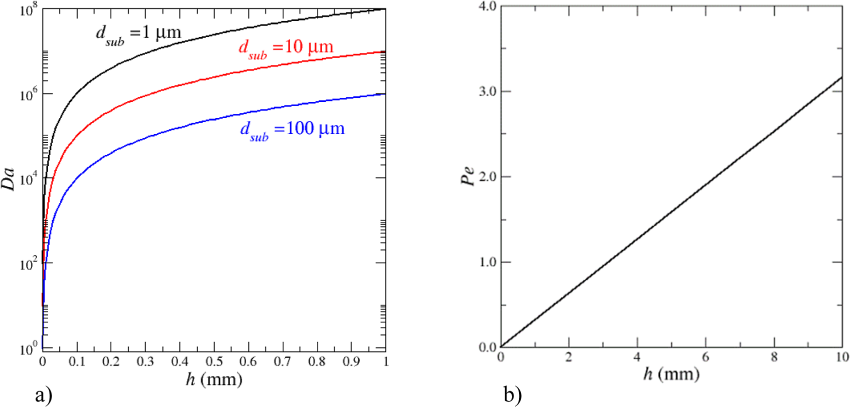
#> input picture applied_marc_prat/prat2026/data/raw_p4-000.png, 1700 x 813 px (shown at 1/2 size); the run also reads 4 pictures not shown here
$ python digitize.py
#> lines starting #> are read from the running program, lines starting #| are printed output that depends on the picture; after the words box and inside, x2 and y2 are one past the last pixel; in counts of white or black regions, pixels touching at a corner belong together
"""Extract data from the published figure bitmaps of Prat (2026).

The paper's figures are 300 dpi rasters -- there is no vector content to read
exact coordinates from -- and the experimental data behind Figures 8 and 9 is
not available anywhere else (ref 18 is paywalled, ref 41 is a French PhD
thesis). So the points have to come off the images.

Doing that by hand in a GUI would be unreproducible: nobody could rerun it and
get the same numbers. Instead everything here is scripted and self-verifying:

  1. axis calibration is derived from the figures' own MAJOR TICK MARKS
     (discriminated from minor ticks by length), fitted linearly, and the fit
     RESIDUAL IS REPORTED -- if a calibration were wrong the residual would
     blow up rather than silently biasing every extracted point;
  2. curves and markers are separated BY COLOUR (experiment is black, the model
     lines are red and blue), so the two never contaminate each other;
  3. every extraction writes an OVERLAY image with the recovered points drawn
     back onto the original figure, for visual confirmation.

Run:  ../.venv/bin/python digitize.py
"""

import pathlib
import sys

import matplotlib

matplotlib.use("Agg")
import matplotlib.pyplot as plt
import numpy as np
from PIL import Image
from scipy import ndimage

HERE = pathlib.Path(__file__).resolve().parent
DATA = HERE / "data"
OVERLAYS = DATA / "overlays"
PDF = HERE.parent / "reference" / (
    "Prat - 2026 - The Evaporation-Driven Growth Law of Porous Salt Structures.pdf"
)

# =============================================================================
# Panel calibration
# =============================================================================
# frame:    (row_top, row_bottom, col_left, col_right) of the axes box
# x/y_ref:  (pixel_at_first_major, value, pixel_at_last_major, value)
#           taken from the frame corners where the corner IS a labelled value,
#           which the major-tick fit then confirms.
# major_len: minimum tick length in px that counts as a major tick.

PANELS = {
    "fig02a": dict(
        image="raw_p4-000.png",
        frame=(16, 695, 85, 771),
        x=dict(lo_px=85, lo_val=0.0, hi_px=771, hi_val=1.0, major_len=15),
        y=dict(lo_px=694.5, lo_val=0.0, hi_px=16.0, hi_val=8.0, major_len=15),  # log10(Da)
        note="Da vs h for d_sub = 1/10/100 um. Da contains no beta, so it isolates it.",
        exclude=[],
        tick_check=False,  # log y; anchored on the decade labels (10^0 .. 10^8)
    ),
    "fig04": dict(
        image="raw_p6-000.png",
        frame=(12, 733, 93, 813),
        x=dict(lo_px=93, lo_val=0.0, hi_px=813, hi_val=1000.0, major_len=15),
        y=dict(lo_px=733, lo_val=0.0, hi_px=12, hi_val=300.0, major_len=15),
        note="Da* vs d_sub (um). Main panel only; the two insets are excluded.",
        exclude=[(30, 320, 230, 540), (400, 650, 520, 815)],
    ),
    "fig04_inset_F": dict(
        image="raw_p6-000.png",
        frame=(42, 300, 268, 526),
        x=dict(lo_px=268, lo_val=0.0, hi_px=526, hi_val=3.0, major_len=8),  # log10(d_sub/um)
        y=dict(lo_px=300, lo_val=0.0, hi_px=42, hi_val=1.0, major_len=8),
        note="Left inset of Figure 4: F = sqrt(Da*)/(1+sqrt(Da*)) vs d_sub, log x.",
        exclude=[],
        tick_check=False,  # log axis: the "majors" found are decade minors, so
        # the uniform-step residual test does not apply. Anchored on the frame.
    ),
    "fig05b": dict(
        image="raw_p7-000.png",
        frame=(10, 756, 1162, 1910),
        x=dict(lo_px=1162, lo_val=0.999, hi_px=1910, hi_val=1.000, major_len=15),
        y=dict(lo_px=609.5, lo_val=1.00000, hi_px=10.5, hi_val=1.00004, major_len=20),
        note="Concentration profile C/C_eq vs z/h. Used to infer the h the paper used.",
        exclude=[],
        tick_check=False,  # ticks point OUTWARD here, so the inward scan finds
        # nothing real; calibration was verified against the tick LABEL centres
        # instead (x: 1155/1314/1462/1612/1762/1911 px vs 1162/1312/1461/1611/
        # 1760/1910 predicted; y: 5 labels evenly spaced 149.75 px per 1e-5).
    ),
    "fig04_inset_zoom": dict(
        image="raw_p6-000.png",
        frame=(413, 620, 577, 783),
        x=dict(lo_px=577, lo_val=0.0, hi_px=783, hi_val=100.0, major_len=8),
        y=dict(lo_px=620, lo_val=-1.0, hi_px=413, hi_val=2.0, major_len=8),  # log10(Da*)
        note="Right inset of Figure 4: Da* vs d_sub over [0,100] um, LOG y (0.1-100).",
        exclude=[],
        tick_check=False,  # log y; the frame corners are the decade labels
    ),
    "fig08a": dict(
        image="raw_p9-000.png",
        frame=(11, 694, 100, 782),
        x=dict(lo_px=100, lo_val=0.0, hi_px=782, hi_val=25.0, major_len=12),
        y=dict(lo_px=694, lo_val=0.0, hi_px=12, hi_val=0.30, major_len=12),
        note="Precipitated salt (g) vs time (hr), Norouzi Rad et al. (ref 18).",
        exclude=[],
    ),
    "fig08b": dict(
        image="raw_p9-000.png",
        frame=(11, 693, 1002, 1685),
        x=dict(lo_px=1002, lo_val=0.0, hi_px=1685, hi_val=25.0, major_len=12),
        y=dict(lo_px=693, lo_val=0.0, hi_px=11, hi_val=3.0, major_len=12),
        note="Equivalent thickness h_equ (mm) vs time (hr). Inset excluded.",
        exclude=[(25, 335, 1012, 1400)],
    ),
    "fig09a": dict(
        image="raw_p9-001.png",
        frame=(11, 699, 87, 766),
        x=dict(lo_px=87, lo_val=0.0, hi_px=766, hi_val=40.0, major_len=15),
        y=dict(lo_px=699, lo_val=0.0, hi_px=20, hi_val=0.40, major_len=15),
        note="Evaporated mass (g) vs time (hr), Diouf thesis (ref 41).",
        exclude=[],  # the schematic overlaps the curve; handled by trace continuity
    ),
    "fig09b": dict(
        image="raw_p9-001.png",
        frame=(11, 697, 1027, 1713),
        x=dict(lo_px=1027, lo_val=0.0, hi_px=1713, hi_val=40.0, major_len=12),
        y=dict(lo_px=697, lo_val=0.0, hi_px=11, hi_val=2.2, major_len=12),
        note="Surface heave h/h_top (mm) vs time (hr). Photo inset excluded.",
        exclude=[(415, 690, 1470, 1685)],
    ),
}


# =============================================================================
# Image helpers
# =============================================================================


def load(name):
#> called with name = 'raw_p4-000.png'
    return np.asarray(Image.open(DATA / name).convert("RGB")).astype(int)


def mask_black(im):
    """Near-neutral dark pixels: the experimental markers and axes."""
    mx, mn = im.max(axis=2), im.min(axis=2)
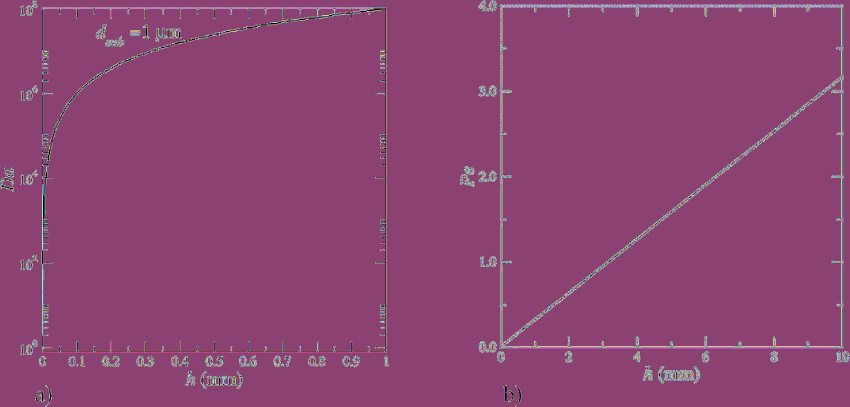
#> mx: shape (813, 1700) int64 (shown at 1/2 size); 255 distinct labels, from 0 to 255; one colour per label, 0 black
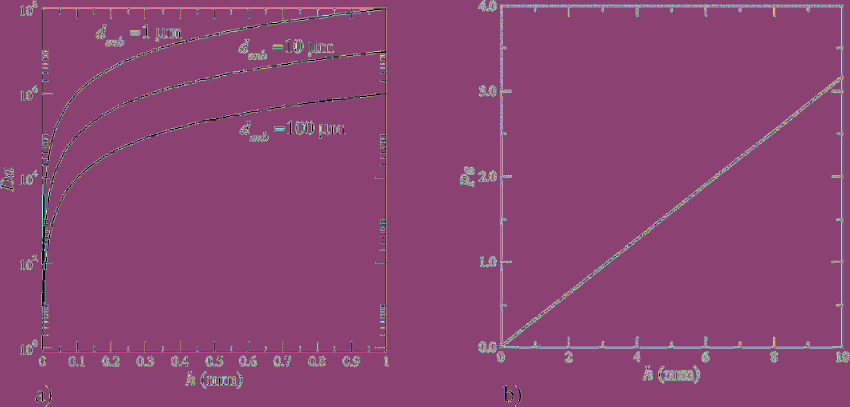
#> mn: shape (813, 1700) int64 (shown at 1/2 size); 255 distinct labels, from 0 to 255; one colour per label, 0 black
    return (mx < 120) & ((mx - mn) < 45)
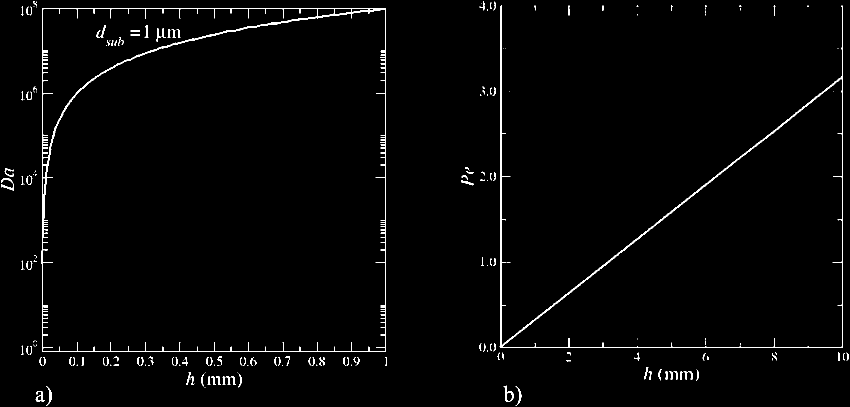
#> returned value: shape (813, 1700) bool (shown at 1/2 size); 1.6% white in thin lines or dots


def mask_red(im):
    r, g, b = im[..., 0], im[..., 1], im[..., 2]
    return (r > 110) & (r - np.maximum(g, b) > 55)


def mask_blue(im):
    r, g, b = im[..., 0], im[..., 1], im[..., 2]
    return (b > 110) & (b - np.maximum(r, g) > 55)


def apply_exclusions(mask, exclude):
    out = mask.copy()
    for r0, r1, c0, c1 in exclude:
        out[r0:r1, c0:c1] = False
    return out


def keep_wide_components(mask, frame, min_width_frac=0.15):
    """Drop everything except components that span a good part of the panel.

    The model curves are labelled with COLOURED TEXT ("Eq.(35), eta = 1" in red,
    "eta = 0.76" in blue), so a plain colour mask picks up the glyphs as well as
    the line and a column scan jumps between them. The line is one long
    connected component; each glyph is a small separate one, so filtering on
    horizontal extent removes the text and keeps the curve.
    """
    r0, r1, c0, c1 = frame
    need = min_width_frac * (c1 - c0)
    lab, n = ndimage.label(mask, structure=np.ones((3, 3)))
    out = np.zeros_like(mask)
    for i in range(1, n + 1):
        cols = np.where(lab == i)[1]
        if cols.size and (cols.max() - cols.min()) >= need:
            out |= lab == i
    return out


def inside_frame(mask, frame, inset=4):
    """Blank everything outside the axes box, plus the frame lines themselves."""
    r0, r1, c0, c1 = frame
    out = np.zeros_like(mask)
    out[r0 + inset : r1 - inset, c0 + inset : c1 - inset] = mask[
        r0 + inset : r1 - inset, c0 + inset : c1 - inset
    ]
    return out


# =============================================================================
# Calibration -- derived from the figure's own major ticks, and verified
# =============================================================================


def _tick_positions(dark, frame, axis, major_len):
    """Locate major ticks by how far they extend from their axis line."""
    r0, r1, c0, c1 = frame
    runs, cur = [], []
    span = range(c0, c1 + 1) if axis == "x" else range(r0, r1 + 1)
    for p in span:
        n = 0
        if axis == "x":  # ticks point up from the bottom axis
            for r in range(r1 - 2, r1 - 34, -1):
                if dark[r, p]:
                    n += 1
                else:
                    break
        else:  # ticks point right from the left axis
            for c in range(c0 + 2, c0 + 34):
                if dark[p, c]:
                    n += 1
                else:
                    break
        if n >= major_len:
            cur.append(p)
        elif cur:
            runs.append(float(np.mean(cur)))
            cur = []
    if cur:
        runs.append(float(np.mean(cur)))
    return np.array(runs)


def calibrator(dark, frame, spec, axis, name):
    """Build pixel -> value map and verify it against every major tick.

    The two reference points come from the axes corners; the major ticks then
    provide an independent check. A calibration error shows up immediately as a
    large residual instead of quietly skewing all the data.
    """
#> called with frame = (16, 695, 85, 771), axis = 'x', name = 'fig02a'
    lo_px, lo_val = spec["lo_px"], spec["lo_val"]
#> lo_px = 85; lo_val = 0
    hi_px, hi_val = spec["hi_px"], spec["hi_val"]
#> hi_px = 771; hi_val = 1
    scale = (hi_val - lo_val) / (hi_px - lo_px)
#> scale = 0.00146

    def to_value(px):
        return lo_val + (np.asarray(px, dtype=float) - lo_px) * scale

    if not spec.get("_check", True):
        print(f"    -- {name}.{axis}: tick self-check not applicable "
              "(see the panel's note); calibration anchored on the frame/labels")
        return to_value

    ticks = _tick_positions(dark, frame, axis, spec["major_len"])
    if len(ticks) >= 3:
        vals = to_value(ticks)
        step = np.median(np.diff(np.sort(vals)))
        snapped = np.round(vals / step) * step
        resid = np.max(np.abs(vals - snapped))
        rel = resid / abs(hi_val - lo_val)
        flag = "OK " if rel < 0.004 else "!! "
        print(
            f"    {flag}{name}.{axis}: {len(ticks)} major ticks, step {step:g}, "
            f"max residual {resid:.4g} ({rel * 100:.2f}% of range)"
        )
    else:
        print(f"    ?? {name}.{axis}: only {len(ticks)} major ticks found, unverified")
    return to_value


# =============================================================================
# Extraction
# =============================================================================


def extract_blobs(mask, min_area=60, max_area=2000, min_fill=0.45):
    """Centroids of filled circular markers.

    min_fill rejects elongated things (dotted connector lines, text strokes,
    axis fragments) that happen to survive the area filter: a filled disc fills
    most of its bounding box, a line segment does not.
    """
    lab, n = ndimage.label(mask)
    pts = []
    for i in range(1, n + 1):
        idx = lab == i
        area = int(idx.sum())
        if not (min_area <= area <= max_area):
            continue
        rows, cols = np.where(idx)
        hgt = rows.max() - rows.min() + 1
        wid = cols.max() - cols.min() + 1
        if area / (hgt * wid) < min_fill:
            continue
        if not (0.55 < hgt / wid < 1.8):  # roughly round
            continue
        pts.append((cols.mean(), rows.mean()))
    return np.array(sorted(pts)) if pts else np.empty((0, 2))


def extract_line(mask, frame, max_run=14):
    """Column-wise centre of a thin curve, ignoring thick blocks."""
    r0, r1, c0, c1 = frame
    xs, ys = [], []
    for c in range(c0, c1 + 1):
        rows = np.where(mask[:, c])[0]
        if rows.size == 0:
            continue
        # split into contiguous runs; keep thin ones only
        splits = np.split(rows, np.where(np.diff(rows) > 1)[0] + 1)
        good = [s for s in splits if len(s) <= max_run]
        if not good:
            continue
        best = max(good, key=len)
        xs.append(c)
        ys.append(best.mean())
    return np.array(xs, dtype=float), np.array(ys, dtype=float)


def trace_curve(mask, frame, start_col, start_row, max_jump=9, max_run=8):
    """Follow a thin curve left-to-right by continuity.

    Needed for Figure 9a, where an explanatory schematic is drawn on top of the
    plotting area and overlaps the curve's row range. Continuity plus a
    thin-run constraint keeps the trace on the curve; a plain column scan would
    jump onto the schematic.
    """
    r0, r1, c0, c1 = frame
    xs, ys = [], []
    prev = float(start_row)
    for c in range(start_col, c1 + 1):
        rows = np.where(mask[:, c])[0]
        rows = rows[(rows > r0) & (rows < r1)]
        if rows.size == 0:
            continue
        splits = np.split(rows, np.where(np.diff(rows) > 1)[0] + 1)
        cands = [s.mean() for s in splits if len(s) <= max_run]
        if not cands:
            continue
        best = min(cands, key=lambda v: abs(v - prev))
        if abs(best - prev) > max_jump:
            continue
        xs.append(c)
        ys.append(best)
        prev = best
    return np.array(xs, dtype=float), np.array(ys, dtype=float)


# =============================================================================
# Output
# =============================================================================


def write_csv(path, x, y, xlabel, ylabel, source, method):
    with open(path, "w") as f:
        f.write(f"# {xlabel} vs {ylabel}\n")
        f.write(f"# source: {source}\n")
        f.write(f"# extracted from: {PDF.name}\n")
        f.write(f"# method: {method}\n")
        f.write("# NOT original data -- digitised from the published raster figure.\n")
        f.write(f"{xlabel},{ylabel}\n")
        # 12 significant digits, not 6: Figure 5b's ordinate is 1 + 4e-5, so a
        # %.6g round trip quantises the whole signal away.
        for xi, yi in zip(x, y):
            f.write(f"{xi:.12g},{yi:.12g}\n")
    print(f"      -> {path.relative_to(HERE)}  ({len(x)} points)")


def overlay(image_name, frame, series, out_name, title):
    """Draw recovered points back onto the original figure for visual checking."""
    im = load(image_name)
    fig, ax = plt.subplots(figsize=(11, 5.5))
    ax.imshow(im.astype(np.uint8))
    for label, (px, py), style in series:
        ax.plot(px, py, style, ms=3.5, lw=1.0, label=f"{label} ({len(px)})", alpha=0.85)
    r0, r1, c0, c1 = frame
    ax.add_patch(
        plt.Rectangle((c0, r0), c1 - c0, r1 - r0, fill=False, ec="lime", lw=1.0, ls="--")
    )
    ax.set_xlim(max(0, c0 - 60), min(im.shape[1], c1 + 60))
    ax.set_ylim(min(im.shape[0], r1 + 90), max(0, r0 - 60))
    ax.legend(fontsize=8, loc="lower right")
    ax.set_title(title, fontsize=10)
    ax.axis("off")
    fig.tight_layout()
    fig.savefig(OVERLAYS / out_name, dpi=140)
    plt.close(fig)


# =============================================================================
# Per-figure drivers
# =============================================================================


def do_fig02a():
    """Extract the three Da(h) curves of Figure 2a.

    This is the decisive test for the Da* discrepancy. Da and Da* share every
    parameter except beta:

        Da*/Da = beta^2 d_sub^2 / (1296 h^2)

    -- k_r, D_s, eps_s, C_eq and the a_v prefactor all cancel. So if Figure 2a
    reproduces our Da but Figure 4 does not reproduce our Da*, beta is the only
    quantity that can be responsible.
    """
    p = PANELS["fig02a"]
    im = load(p["image"])
    dark = mask_black(im)
    print(f"  fig02a -- {p['note']}")
    chk = p.get("tick_check", True)
    fx = calibrator(dark, p["frame"], {**p["x"], "_check": chk}, "x", "fig02a")
    fy = calibrator(dark, p["frame"], {**p["y"], "_check": chk}, "y", "fig02a")

    out, series = {}, []
    for colour, tag, d_sub in (("black", "dsub1", 1.0), ("red", "dsub10", 10.0),
                               ("blue", "dsub100", 100.0)):
        raw = {"black": mask_black, "red": mask_red, "blue": mask_blue}[colour](im)
        m = keep_wide_components(inside_frame(raw, p["frame"], inset=10), p["frame"],
                                 min_width_frac=0.30)
        px, py = extract_line(m, p["frame"], max_run=12)
        x, y = fx(px), 10.0 ** fy(py)
        write_csv(DATA / f"fig02a_{tag}.csv", x, y, "h_mm", "Da",
                  f"Prat 2026 Figure 2a, d_sub = {d_sub:.0f} um",
                  f"colour mask ({colour}) + wide-component filter; y axis is log10")
        out[tag] = (x, y)
        series.append((tag, (px, py), {"black": "y.", "red": "c.", "blue": "m."}[colour]))
#> this loop made 3 passes
#> n in keep_wide_components on passes 1 to 3: 84, 11, 12
#> (printed output is left out)
#> pass 1, in keep_wide_components, `lab, n = ndimage.label(mask, structure=np.ones((3, 3)))`:
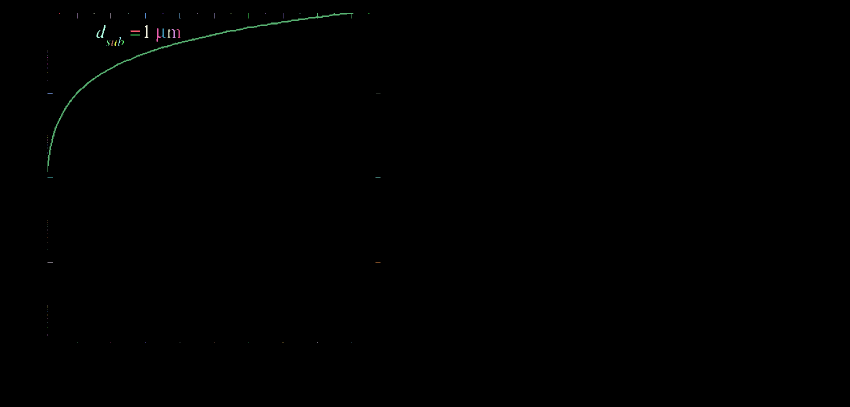
#> lab: shape (813, 1700) int32 (shown at 1/2 size); 85 distinct labels, from 0 to 84; one colour per label, 0 black
#> pass 1, in do_fig02a, `m = keep_wide_components(inside_frame(raw, p["frame"], inset=10), p["f..`:
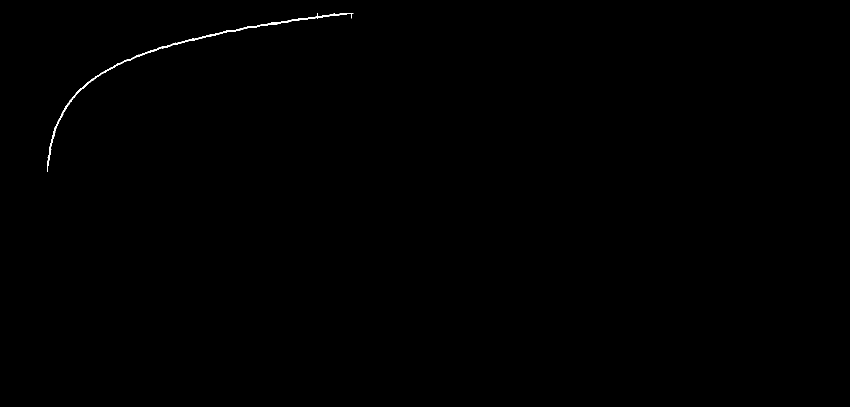
#> m: shape (813, 1700) bool (shown at 1/2 size); 0.17% white; 1 white region, box (x1, y1, x2, y2) and area: (95, 26, 707, 344) 2297
#> after the loop:
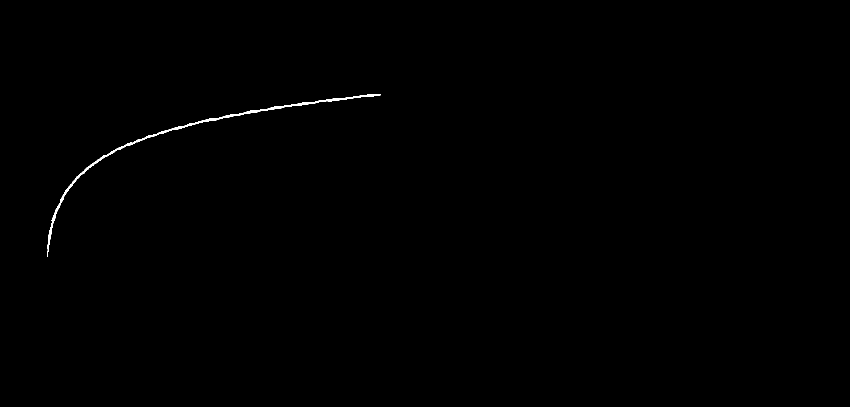
#> m: shape (813, 1700) bool (shown at 1/2 size); 0.22% white; 1 white region, box (x1, y1, x2, y2) and area: (95, 188, 761, 514) 3065
#> after the loop:
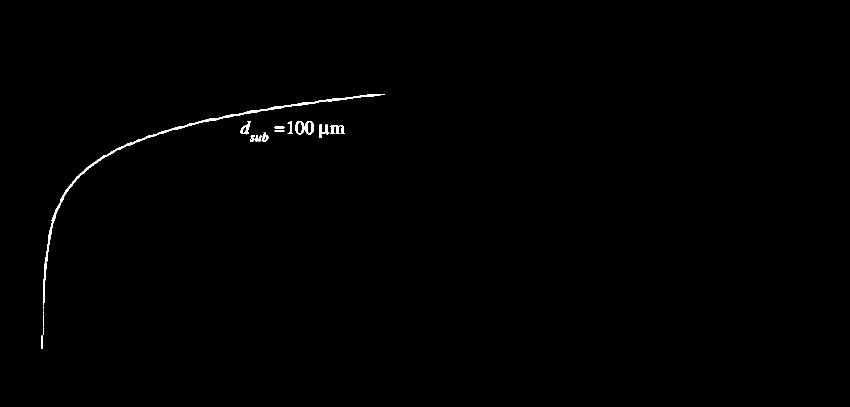
#> raw: shape (813, 1700) bool (shown at 1/2 size); 0.39% white; 22 white regions (7 under 20 px), largest, box (x1, y1, x2, y2) and area: (89, 188, 770, 525) 3173, (86, 526, 93, 610) 327, (661, 250, 690, 268) 291
#> after the loop, out = 3 items; series = 3 items
    overlay(p["image"], p["frame"], series, "fig02a_overlay.png",
            "Figure 2a -- extracted Da(h) curves")
#> (the rest of the program and of its run is left out)
